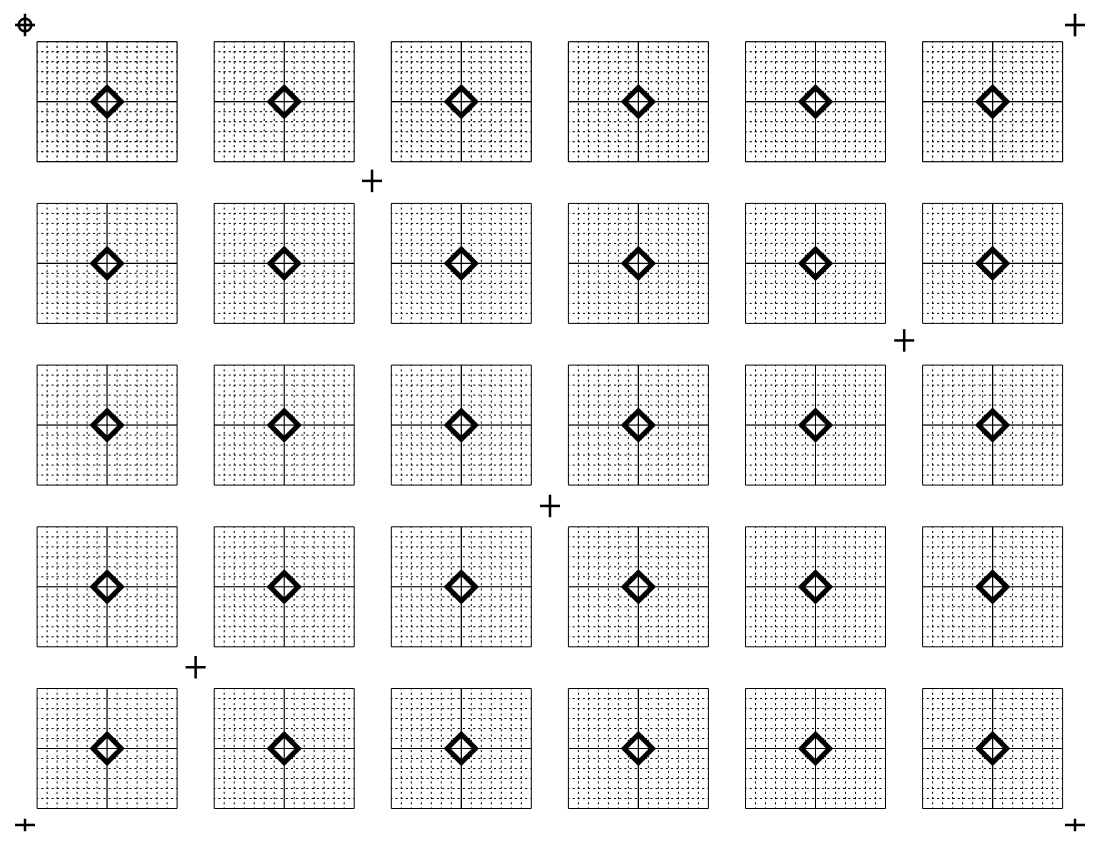
#> input picture Automatic/GT4.jpg, 3300 x 2550 px (shown at 1/3 size); its folder holds only this picture in this run
$ python -i Target_Analyzer_Auto.py   (imports and definitions only)
#> lines starting #> are read from the running program, lines starting #| are printed output that depends on the picture
# Requires python, opencv, numpy, tk, and matplotlib
import cv2
import numpy as np
from math import sqrt
import csv
import tkinter as tk
from tkinter import messagebox, simpledialog, filedialog
import os

# Global variables
points_base = []
points_photo = []
num_points = 8  # Adjust based on your preference (4 or 5 points for homography)

# Default settings
last_base_image_path = ''
last_photo_image_path = ''
last_csv_filename = 'hole_mappings.csv'

# Default adjustable settings
settings = {
    'display_resolution': (1600, 900),  # Default display resolution
    'morph_kernel_size': 20,            # Default morphological kernel size
    'min_hole_diameter': 0.1,           # Minimum hole diameter in inches
    'max_hole_diameter': 0.4,           # Maximum hole diameter in inches
    'circularity_threshold': 0.45,      # Circularity threshold
    'hole_visualization_diameter': 0.25,# Diameter of circles drawn on holes, in inches
    'show_intermediate_images': False   # NEW: Control display of intermediate images
}

# [35 lines left out: functions resize_for_display, click_event_base, click_event_photo, not called in this run]

def adjust_settings():
    # Create a settings window using Tkinter
    root = tk.Tk()
    root.title("Adjust Settings")

    # Variables to hold the settings
    display_resolution_var = tk.StringVar(value=f"{settings['display_resolution'][0]}x{settings['display_resolution'][1]}")
    morph_kernel_size_var = tk.IntVar(value=settings['morph_kernel_size'])
    min_hole_diameter_var = tk.DoubleVar(value=settings['min_hole_diameter'])
    max_hole_diameter_var = tk.DoubleVar(value=settings['max_hole_diameter'])
    circularity_threshold_var = tk.DoubleVar(value=settings['circularity_threshold'])
    hole_visualization_diameter_var = tk.StringVar(value=str(settings['hole_visualization_diameter']))  # Changed to StringVar for Entry
    show_intermediate_images_var = tk.BooleanVar(value=settings['show_intermediate_images'])

    # Functions to update settings
    # [19 lines left out: function update_settings, not called in this run]

    # Display resolution options
    tk.Label(root, text="Display Resolution:").grid(row=0, column=0, sticky='e')
    resolutions = ['640x480', '800x600', '1024x768', '1280x720', '1600x900', '1920x1080', '2560x1440']
    tk.OptionMenu(root, display_resolution_var, *resolutions).grid(row=0, column=1)

    # Morphological kernel size
    tk.Label(root, text="Morphological Kernel Size:").grid(row=1, column=0, sticky='e')
    tk.Scale(root, from_=1, to=50, orient='horizontal', variable=morph_kernel_size_var).grid(row=1, column=1)

    # Minimum hole diameter
    tk.Label(root, text="Minimum Hole Diameter (in):").grid(row=2, column=0, sticky='e')
    tk.Scale(root, from_=0.05, to=1.0, resolution=0.05, orient='horizontal', variable=min_hole_diameter_var).grid(row=2, column=1)

    # Maximum hole diameter
    tk.Label(root, text="Maximum Hole Diameter (in):").grid(row=3, column=0, sticky='e')
    tk.Scale(root, from_=0.05, to=2.0, resolution=0.05, orient='horizontal', variable=max_hole_diameter_var).grid(row=3, column=1)

    # Circularity threshold
    tk.Label(root, text="Circularity Threshold:").grid(row=4, column=0, sticky='e')
    tk.Scale(root, from_=0.1, to=1.0, resolution=0.05, orient='horizontal', variable=circularity_threshold_var).grid(row=4, column=1)

    # Hole visualization diameter - changed to Entry widget
    tk.Label(root, text="Hole Visualization Diameter (in):").grid(row=5, column=0, sticky='e')
    hvd_entry = tk.Entry(root, textvariable=hole_visualization_diameter_var)
    hvd_entry.grid(row=5, column=1)
    tk.Label(root, text="(0.1 to 0.75 inches)").grid(row=5, column=2, sticky='w')

    # Show intermediate images checkbox
    tk.Label(root, text="Show Intermediate Images:").grid(row=6, column=0, sticky='e')
    tk.Checkbutton(root, variable=show_intermediate_images_var).grid(row=6, column=1)

    # Save button
    tk.Button(root, text="Update Settings", command=update_settings).grid(row=7, column=0, columnspan=3)


    root.mainloop()

def main():
    global base_image_display, photo_image_display, scale_base, scale_photo, base_image, base_image_gray
    global points_base, points_photo  # Ensure we use the global variables
    global last_base_image_path, last_photo_image_path, last_csv_filename

    # Reset the points lists in case the script is run multiple times
    points_base = []
    points_photo = []

    # Adjust settings
    adjust_settings()

    # Create a Tkinter root window
    root = tk.Tk()
    root.withdraw()  # Hide the root window

    # Prompt for base image path
    messagebox.showinfo("Select Base Image", "Please select the base image (clean target without any holes).")
    if last_base_image_path and os.path.exists(last_base_image_path):
        initial_dir = os.path.dirname(last_base_image_path)
    else:
        initial_dir = os.getcwd()

    base_image_path = filedialog.askopenfilename(title="Select Base Image",
                                                 initialdir=initial_dir,
                                                 filetypes=[
                                                    ("Image Files", ("*.jpg", "*.jpeg", "*.png", "*.bmp", "*.tif")),
                                                    ("All Files", "*.*")])
#> the answer given: GT4.jpg
    if not base_image_path:
        print("No base image selected.")
        return
    last_base_image_path = base_image_path

    # Prompt for photographed image path
    messagebox.showinfo("Select Photographed Image", "Please select the photographed image (image with holes).")
    if last_photo_image_path and os.path.exists(last_photo_image_path):
        initial_dir = os.path.dirname(last_photo_image_path)
    else:
        initial_dir = os.getcwd()

    photo_image_path = filedialog.askopenfilename(title="Select Photographed Image",
                                                  initialdir=initial_dir,
                                                  filetypes=[
                                                    ("Image Files", ("*.jpg", "*.jpeg", "*.png", "*.bmp", "*.tif")),
                                                    ("All Files", "*.*")])
#> the answer given: GT4.jpg
    if not photo_image_path:
        print("No photographed image selected.")
        return
    last_photo_image_path = photo_image_path

    # Load images
    base_image = cv2.imread(base_image_path)
#> base_image is the input picture: shape (2550, 3300, 3); min 0, max 255, mean 235.8
    photo_image = cv2.imread(photo_image_path)

    # Ensure images are loaded
    if base_image is None or photo_image is None:
        print("Error loading images.")
        return

    # Resize photographed image to match base image size if necessary
    if base_image.shape != photo_image.shape:
        print("Resizing photographed image to match base image size.")
        photo_image = cv2.resize(photo_image, (base_image.shape[1], base_image.shape[0]))

    # Determine maximum display size from settings
    max_display_width, max_display_height = settings['display_resolution']

    # Calculate scaling factors for base image
    height_base, width_base = base_image.shape[:2]
    scale_base_width = max_display_width / width_base
    scale_base_height = max_display_height / height_base
    scale_base = min(scale_base_width, scale_base_height, 1.0)  # Ensure scaling factor <= 1

    # Resize base image for display during point selection
    base_image_display = cv2.resize(base_image, (int(width_base * scale_base), int(height_base * scale_base)))
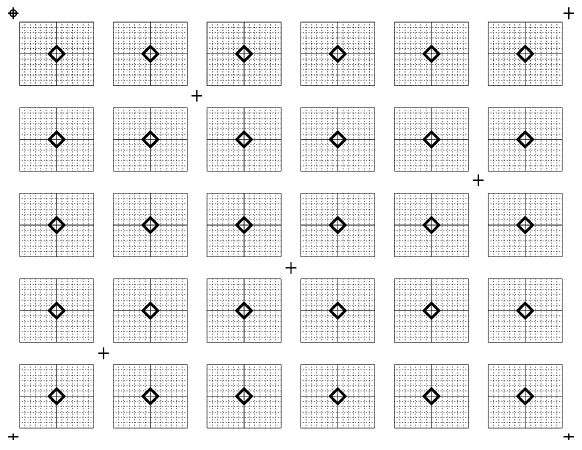
#> base_image_display: shape (900, 1164, 3) (shown at 1/2 size); min 0, max 255, mean 235.7

    # Calculate scaling factors for photographed image
    height_photo, width_photo = photo_image.shape[:2]
    scale_photo_width = max_display_width / width_photo
#> (the rest of the program and of its run is left out)
